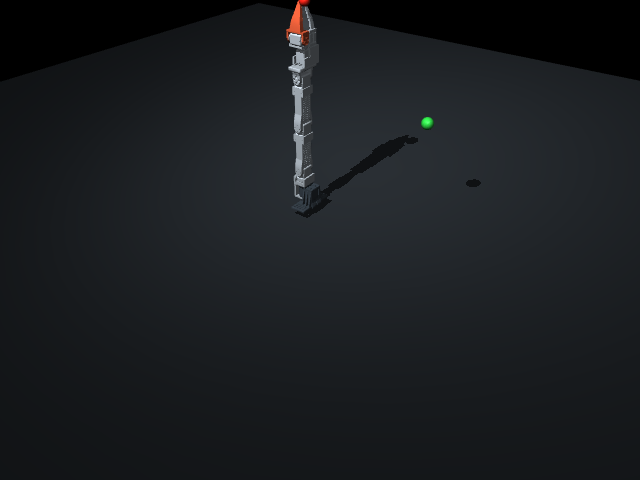
#> input picture reports/g0-mesh-calibrated.png, 640 x 480 px
$ python -i estimate_real_task_plane_affine.py   (imports and definitions only)
#> lines starting #> are read from the running program, lines starting #| are printed output that depends on the picture; after the words box and inside, x2 and y2 are one past the last pixel; in counts of white or black regions, pixels touching at a corner belong together
#> further down, picture is the input picture: shape (480, 640, 3); mean B, G, R 32.2, 29.2, 26.2
"""Estimate a real-arm table-plane affine map from synchronized evidence.

The calibration pairs the overhead-camera gripper push-face pixel with the
forward-kinematic TCP XY computed from measured STS3215 joint feedback.  It is
strictly an evidence-derived bridge: rank-deficient motion, weak spatial
coverage, or excessive leave-one-trial-out error fails closed.
"""
from __future__ import annotations

import argparse
import csv
import json
import math
import sys
from pathlib import Path

import cv2
import numpy as np

ROOT = Path(__file__).resolve().parents[1]
sys.path.insert(0, str(ROOT / "src"))
sys.path.insert(0, str(ROOT / "scripts"))

from robotarm.analysis.yellow_cube_tracker import TrackerConfig, detect_yellow_cube
from robotarm.envs.fk import forward_kinematics


TRACKER = TrackerConfig(
    hsv_lower=(10, 80, 90), hsv_upper=(35, 255, 255), min_area_px=300,
    min_component_confidence=0.35, roi_xywh=(1000, 450, 350, 250),
)


def detect_distal_gripper_push_face(frame: np.ndarray) -> dict[str, object]:
    """Detect the rightmost red distal component without requiring the cube.

    The fixed overhead setup points the arm toward increasing image x.  We keep
    only red components in the frozen task ROI and select the component whose
    right edge is furthest downstream.  This is suitable for the small J1
    calibration sweep and avoids using the task object as a detector anchor.
    """
    hsv = cv2.cvtColor(frame, cv2.COLOR_BGR2HSV)
#> hsv: shape (480, 640, 3); mean H, S, V 95.7, 46.4, 32.5
    red = cv2.inRange(hsv, np.array((0, 135, 75)), np.array((12, 255, 255)))
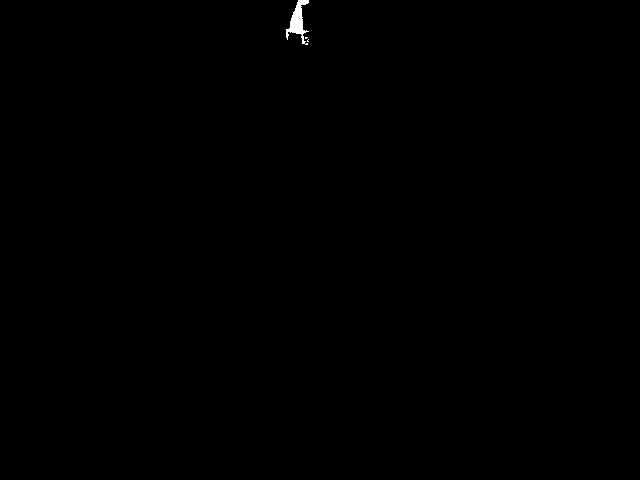
#> red: shape (480, 640); 0.14% white; 3 white regions (2 under 20 px), largest, box (x1, y1, x2, y2) and area: (286, 0, 309, 45) 426
    red |= cv2.inRange(hsv, np.array((168, 135, 75)), np.array((179, 255, 255)))
    roi = np.zeros_like(red)
    roi[430:720, 760:1250] = 255
    red &= roi
#> red: shape (480, 640); 0.14% of pixels changed, all inside (x1, y1, x2, y2) = (286, 0, 309, 45)
    red = cv2.morphologyEx(red, cv2.MORPH_OPEN, np.ones((3, 3), np.uint8))
    count, labels, stats, _ = cv2.connectedComponentsWithStats(red)
#> labels: shape (480, 640) int32; every value is 0
#> count = 1; stats = [[0, 0, 640, 480, 307200]]
    components = [
        i for i in range(1, count)
        if 120 <= int(stats[i, cv2.CC_STAT_AREA]) <= 25000
    ]
#> components = []
    if not components:
        return {"status": "NOT_DETECTED", "component_count": 0}
    component = max(
        components,
        key=lambda i: int(stats[i, cv2.CC_STAT_LEFT] + stats[i, cv2.CC_STAT_WIDTH]),
    )
    ys, xs = np.where(labels == component)
    points = np.column_stack((xs, ys)).astype(np.float64)
    max_x = float(np.max(points[:, 0]))
    distal = points[points[:, 0] >= max_x - 8.0]
    low_y, high_y = np.percentile(distal[:, 1], (10, 90))
    return {
        "status": "DETECTED",
        "component_count": len(components),
        "component_area_px": int(stats[component, cv2.CC_STAT_AREA]),
        "push_face_px": [max_x, float((low_y + high_y) / 2.0)],
    }


def read_csv(path: Path) -> list[dict[str, str]]:
    with path.open(newline="", encoding="utf-8-sig") as handle:
        return list(csv.DictReader(handle))


# [141 lines left out: functions trial_samples, fit_affine, main, not called in this run]


# [2 lines not run here, left out]

>>> import cv2
>>> picture = cv2.imread('../reports/g0-mesh-calibrated.png')
>>> result = detect_distal_gripper_push_face(picture)
#> result = {'status': 'NOT_DETECTED', 'component_count': 0}
